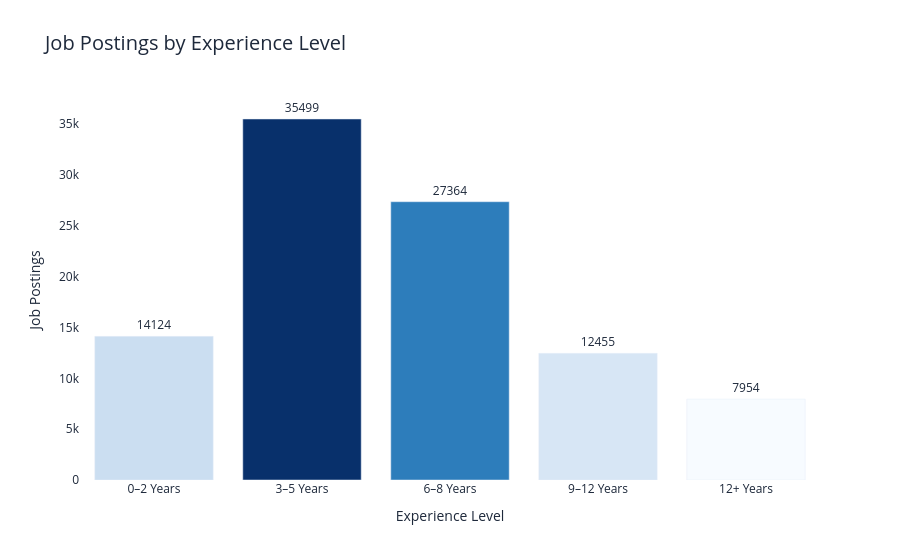

Notebook cell for this chart:
### Markdown cell above
#### Chart 10: Job Postings vs Experience Level

### Code cell
experience_df = df.copy()

experience_df["ExperienceGroup"] = pd.cut(
    experience_df["averageExperience"],
    bins=[0, 2, 5, 8, 12, 50],
    labels=[
        "0–2 Years",
        "3–5 Years",
        "6–8 Years",
        "9–12 Years",
        "12+ Years"
    ]
)

job_counts = (
    experience_df["ExperienceGroup"]
    .value_counts(sort=False)
    .reset_index()
)

job_counts.columns = [
    "Experience Level",
    "Job Postings"
]

fig = px.bar(
    job_counts,
    x="Experience Level",
    y="Job Postings",
    color="Job Postings",
    text="Job Postings",
    color_continuous_scale="Blues",
    title="Job Postings by Experience Level"
)

fig.update_traces(
    textposition="outside"
)

fig.update_layout(
    paper_bgcolor="white",
    plot_bgcolor="white",
    font=dict(color=TEXT_DARK),
    title_font_size=20,
    coloraxis_showscale=False
)

fig.show()

### Figure 1 — Plotly figure (JSON) as saved in the notebook; plotly's stock layout.template omitted (floating-point values rounded to 4 significant figures)
{"data": [{"hovertemplate": "Experience Level=%{x}<br>Job Postings=%{marker.color}<extra></extra>", "legendgroup": "", "marker": {"color": [14124, 35499, 27364, 12455, 7954], "coloraxis": "coloraxis", "pattern": {"shape": ""}}, "name": "", "orientation": "v", "showlegend": false, "text": [14120.0, 35500.0, 27360.0, 12460.0, 7954.0], "textposition": "outside", "type": "bar", "x": ["0–2 Years", "3–5 Years", "6–8 Years", "9–12 Years", "12+ Years"], "xaxis": "x", "y": [14124, 35499, 27364, 12455, 7954], "yaxis": "y"}], "layout": {"barmode": "relative", "coloraxis": {"autocolorscale": false, "colorbar": {"title": {"text": "Job Postings"}}, "colorscale": [[0, "rgb(247,251,255)"], [0.125, "rgb(222,235,247)"], [0.25, "rgb(198,219,239)"], [0.375, "rgb(158,202,225)"], [0.5, "rgb(107,174,214)"], [0.625, "rgb(66,146,198)"], [0.75, "rgb(33,113,181)"], [0.875, "rgb(8,81,156)"], [1, "rgb(8,48,107)"]], "showscale": false}, "font": {"color": "#1E293B"}, "legend": {"tracegroupgap": 0}, "paper_bgcolor": "white", "plot_bgcolor": "white", "title": {"font": {"size": 20}, "text": "Job Postings by Experience Level"}, "xaxis": {"anchor": "y", "domain": [0, 1], "title": {"text": "Experience Level"}}, "yaxis": {"anchor": "x", "domain": [0, 1], "title": {"text": "Job Postings"}}}}
